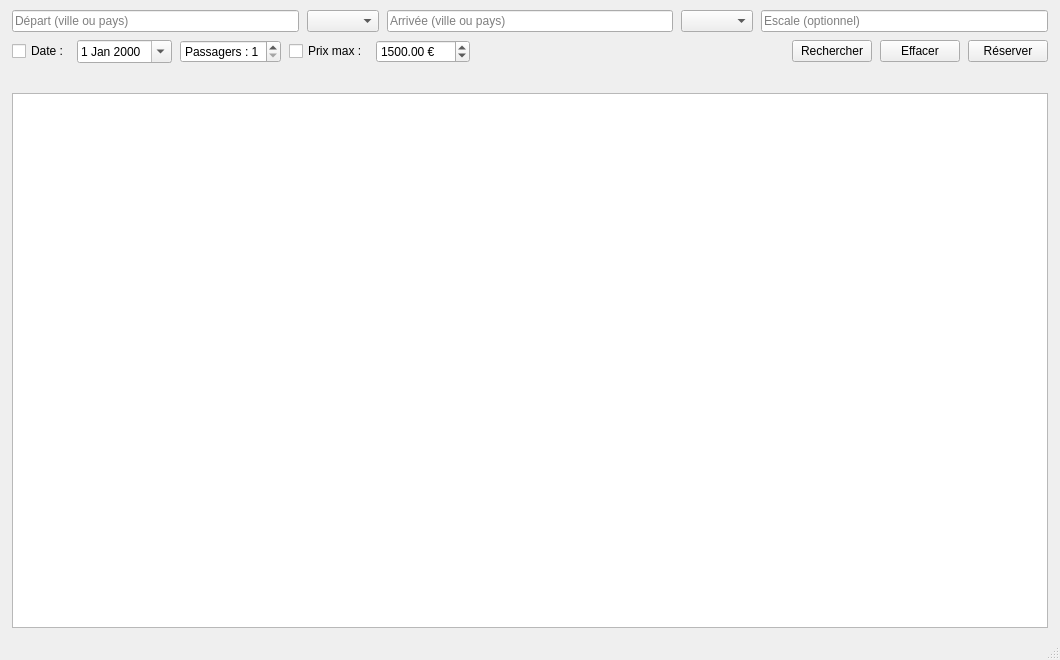
<?xml version="1.0" encoding="UTF-8"?>
<ui version="4.0">
 <class>MainWindow</class>
 <widget class="QMainWindow" name="MainWindow">
  <property name="geometry">
   <rect>
    <x>0</x>
    <y>0</y>
    <width>1060</width>
    <height>660</height>
   </rect>
  </property>
  <property name="windowTitle">
   <string>TicketFly — Réservation de billets d'avion</string>
  </property>
  <widget class="QWidget" name="centralwidget">
   <layout class="QVBoxLayout" name="verticalLayoutPrincipal">
    <property name="spacing">
     <number>6</number>
    </property>
    <property name="leftMargin">
     <number>10</number>
    </property>
    <property name="topMargin">
     <number>8</number>
    </property>
    <property name="rightMargin">
     <number>10</number>
    </property>
    <property name="bottomMargin">
     <number>8</number>
    </property>
    <item>
     <widget class="QStackedWidget" name="pilePages">
      <property name="currentIndex">
       <number>0</number>
      </property>
      <widget class="QWidget" name="pageRecherche">
       <layout class="QVBoxLayout" name="layoutRecherche">
        <property name="spacing">
         <number>8</number>
        </property>
        <property name="leftMargin">
         <number>2</number>
        </property>
        <property name="topMargin">
         <number>2</number>
        </property>
        <property name="rightMargin">
         <number>2</number>
        </property>
        <property name="bottomMargin">
         <number>2</number>
        </property>
        <item>
         <layout class="QHBoxLayout" name="ligneTrajet">
          <property name="spacing">
           <number>8</number>
          </property>
          <item>
           <widget class="QLineEdit" name="editDepart">
            <property name="placeholderText">
             <string>Départ (ville ou pays)</string>
            </property>
            <property name="clearButtonEnabled">
             <bool>true</bool>
            </property>
           </widget>
          </item>
          <item>
           <widget class="QComboBox" name="comboAeroportDepart"/>
          </item>
          <item>
           <widget class="QLineEdit" name="editArrivee">
            <property name="placeholderText">
             <string>Arrivée (ville ou pays)</string>
            </property>
            <property name="clearButtonEnabled">
             <bool>true</bool>
            </property>
           </widget>
          </item>
          <item>
           <widget class="QComboBox" name="comboAeroportArrivee"/>
          </item>
          <item>
           <widget class="QLineEdit" name="editEscale">
            <property name="placeholderText">
             <string>Escale (optionnel)</string>
            </property>
            <property name="clearButtonEnabled">
             <bool>true</bool>
            </property>
           </widget>
          </item>
         </layout>
        </item>
        <item>
         <layout class="QHBoxLayout" name="ligneFiltres">
          <property name="spacing">
           <number>8</number>
          </property>
          <item>
           <widget class="QCheckBox" name="chkDate">
            <property name="text">
             <string>Date :</string>
            </property>
            <property name="checked">
             <bool>false</bool>
            </property>
           </widget>
          </item>
          <item>
           <widget class="QDateEdit" name="dateDepart">
            <property name="calendarPopup">
             <bool>true</bool>
            </property>
           </widget>
          </item>
          <item>
           <widget class="QSpinBox" name="spinPassagers">
            <property name="prefix">
             <string>Passagers : </string>
            </property>
            <property name="minimum">
             <number>1</number>
            </property>
            <property name="maximum">
             <number>9</number>
            </property>
           </widget>
          </item>
          <item>
           <widget class="QCheckBox" name="chkPrixMax">
            <property name="text">
             <string>Prix max :</string>
            </property>
           </widget>
          </item>
          <item>
           <widget class="QDoubleSpinBox" name="spinPrixMax">
            <property name="suffix">
             <string> €</string>
            </property>
            <property name="minimum">
             <double>35.000000000000000</double>
            </property>
            <property name="maximum">
             <double>200000000.000000000</double>
            </property>
            <property name="singleStep">
             <double>50.000000000000000</double>
            </property>
            <property name="value">
             <double>1500.000000000000000</double>
            </property>
           </widget>
          </item>
          <item>
           <spacer name="espaceurFiltres">
            <property name="orientation">
             <enum>Qt::Horizontal</enum>
            </property>
            <property name="sizeHint" stdset="0">
             <size>
              <width>20</width>
              <height>20</height>
             </size>
            </property>
           </spacer>
          </item>
          <item>
           <widget class="QPushButton" name="btnRechercher">
            <property name="text">
             <string>Rechercher</string>
            </property>
           </widget>
          </item>
          <item>
           <widget class="QPushButton" name="btnReinitialiserFiltres">
            <property name="text">
             <string>Effacer</string>
            </property>
           </widget>
          </item>
          <item>
           <widget class="QPushButton" name="btnReserverSelection">
            <property name="text">
             <string>Réserver</string>
            </property>
           </widget>
          </item>
         </layout>
        </item>
        <item>
         <widget class="QLabel" name="lblCalculTrajet">
          <property name="text">
           <string/>
          </property>
          <property name="wordWrap">
           <bool>true</bool>
          </property>
         </widget>
        </item>
        <item>
         <widget class="QTableView" name="tableVols"/>
        </item>
       </layout>
      </widget>
      <widget class="QWidget" name="pageAcces"/>
      <widget class="QWidget" name="pageReservation"/>
      <widget class="QWidget" name="pageMesReservations"/>
      <widget class="QWidget" name="pageAdmin"/>
      <widget class="QWidget" name="pageBoiteReception"/>
     </widget>
    </item>
   </layout>
  </widget>
  <widget class="QMenuBar" name="menubar">
   <property name="geometry">
    <rect>
     <x>0</x>
     <y>0</y>
     <width>1060</width>
     <height>22</height>
    </rect>
   </property>
  </widget>
  <widget class="QStatusBar" name="statusbar"/>
 </widget>
 <resources/>
 <connections/>
</ui>
